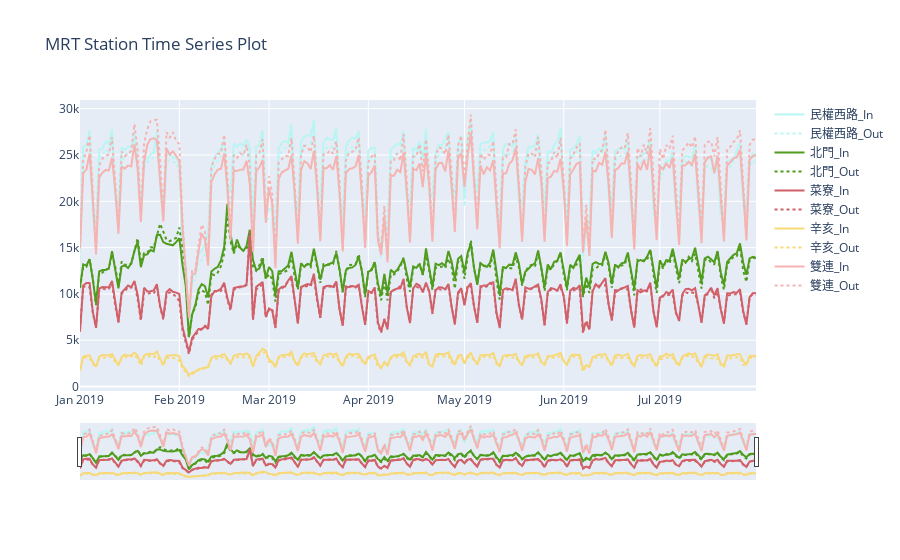

The code cell stored with this chart in its notebook:
### Code cell
# Sample 站點畫 time series
iNplot = 5
#lstPlotcolor = ['firebrick', 'deepskyblue', 'royalblue']
lstPlotcolor = ['rgb(' +  str(random.randrange(256)) + ', ' + str(random.randrange(256)) + ', ' + str(random.randrange(256)) + ')' for i in range(iNplot)]
lstPlotstation = random.sample(list(dfDatain.columns[1:]),k=iNplot)
def PlotNTimeSeries(iNplot, lstColor, lstPlotstation):
    fig = go.Figure()
    for i in range(iNplot):
        sStation = lstPlotstation[i]
        fig.add_trace(go.Scatter(x=dfDatain.Date, y=dfDatain[sStation], name=sStation + '_In', 
                                 line=dict(color=lstPlotcolor[i], width=2)))
        fig.add_trace(go.Scatter(x=dfDataout.Date, y=dfDataout[sStation], name=sStation + '_Out', 
                                 line = dict(color=lstPlotcolor[i], width=2, dash='dot')))

    fig.update_layout(title_text='MRT Station Time Series Plot',
                      xaxis_rangeslider_visible=True)
    fig.show()

PlotNTimeSeries(iNplot, lstPlotcolor, lstPlotstation)

### Figure 1 — Plotly figure (JSON) as saved in the notebook; plotly's stock layout.template omitted (floating-point values rounded to 4 significant figures; data arrays with more than 128 entries replaced by an {"elided": "..."} marker saying what was removed)
{"data": [{"line": {"color": "rgb(184, 245, 243)", "width": 2}, "name": "民權西路_In", "type": "scatter", "x": {"elided": "212 str values"}, "y": {"elided": "212 int values"}}, {"line": {"color": "rgb(184, 245, 243)", "dash": "dot", "width": 2}, "name": "民權西路_Out", "type": "scatter", "x": {"elided": "212 str values"}, "y": {"elided": "212 int values"}}, {"line": {"color": "rgb(80, 156, 29)", "width": 2}, "name": "北門_In", "type": "scatter", "x": {"elided": "212 str values"}, "y": {"elided": "212 int values"}}, {"line": {"color": "rgb(80, 156, 29)", "dash": "dot", "width": 2}, "name": "北門_Out", "type": "scatter", "x": {"elided": "212 str values"}, "y": {"elided": "212 int values"}}, {"line": {"color": "rgb(209, 96, 105)", "width": 2}, "name": "菜寮_In", "type": "scatter", "x": {"elided": "212 str values"}, "y": {"elided": "212 int values"}}, {"line": {"color": "rgb(209, 96, 105)", "dash": "dot", "width": 2}, "name": "菜寮_Out", "type": "scatter", "x": {"elided": "212 str values"}, "y": {"elided": "212 int values"}}, {"line": {"color": "rgb(247, 217, 120)", "width": 2}, "name": "辛亥_In", "type": "scatter", "x": {"elided": "212 str values"}, "y": {"elided": "212 int values"}}, {"line": {"color": "rgb(247, 217, 120)", "dash": "dot", "width": 2}, "name": "辛亥_Out", "type": "scatter", "x": {"elided": "212 str values"}, "y": {"elided": "212 int values"}}, {"line": {"color": "rgb(245, 180, 177)", "width": 2}, "name": "雙連_In", "type": "scatter", "x": {"elided": "212 str values"}, "y": {"elided": "212 int values"}}, {"line": {"color": "rgb(245, 180, 177)", "dash": "dot", "width": 2}, "name": "雙連_Out", "type": "scatter", "x": {"elided": "212 str values"}, "y": {"elided": "212 int values"}}], "layout": {"title": {"text": "MRT Station Time Series Plot"}, "xaxis": {"rangeslider": {"visible": true}}}}
